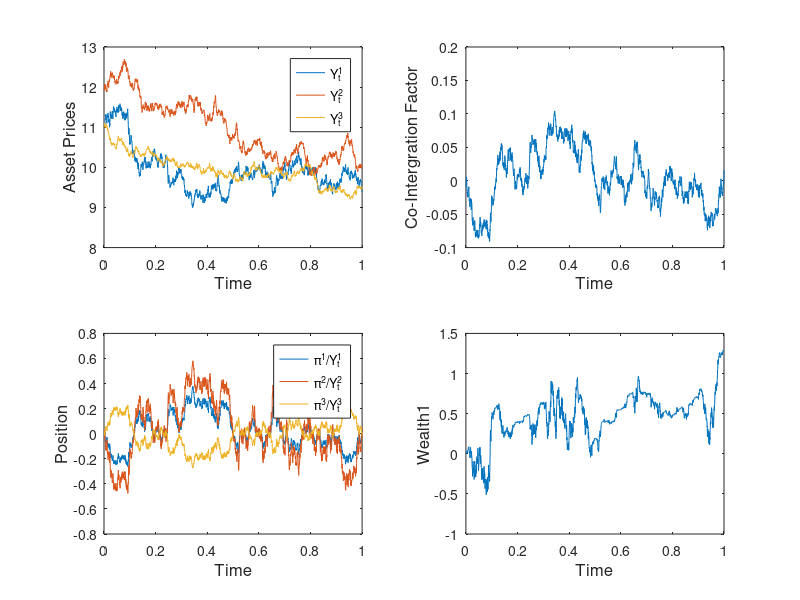
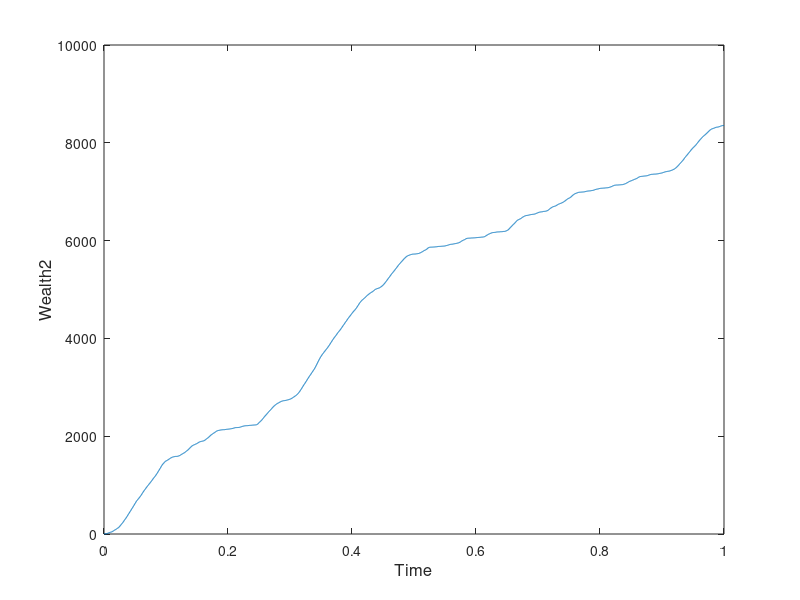
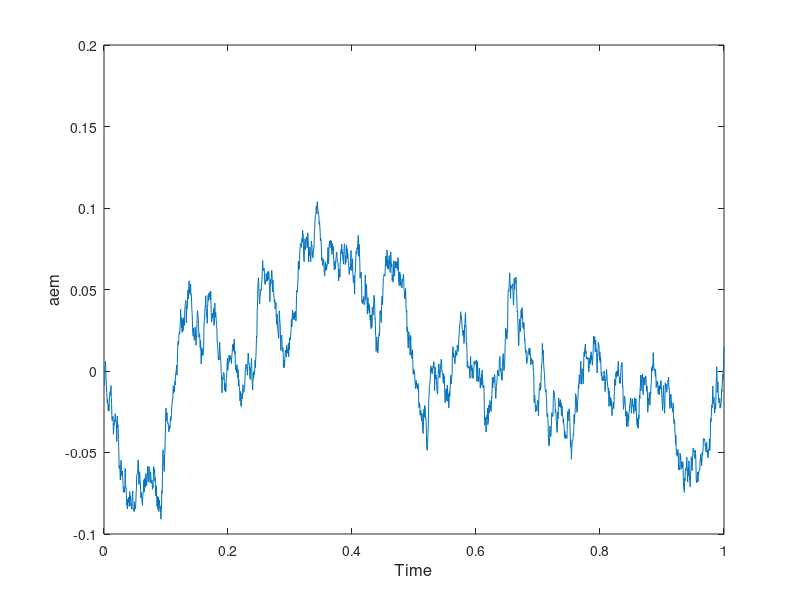

Recreate these plots in MATLAB, in order. (Note: this script raises an error after producing the figures.)
%The code incorporate ideas presented in em.m from Higham paper
randn('state',100)


delta = [1 1 0]';
a = [-1 0 1]';
a0 = 0;
sigma = [0.200 0 0;0.0375 0.1452 0;0.0250 0.0039 0.0967];
T = 1;
N = 2^13;
gamma = 0.6;

dt = T/N;
Yzero = transpose([11.10 12.00 11.00]);
dW = sqrt(dt)*randn(3,N);

omega = sigma*sigma';
kappa = -1 * delta' * a;
A = diag(a);
theta = trace(A*omega)/(2*delta'*a);


R = 4;
Dt = R*dt;
L = N/R;

Yem = zeros(3,L);
alphaem = zeros(1,L);
aem = zeros(1,L);
Ytemp = Yzero;
Yem(:,1) = Ytemp;
alphatemp = a0 + a'*log(Ytemp);
abt = alphatemp;
alphaem(1) = alphatemp;
aem(1) = abt;
piem = zeros(3,L);
piem(:,1) = (1/gamma)*(((omega^(-1))*delta)*alphatemp - a*((delta'*omega*delta)*(L*Dt*alphatemp - 0.25*trace(A*omega)*(L*Dt)^2)));
wealthem = zeros(1,L);
wealthtemp = [0 0 0]';
wealthem(1) =0 ;

for j = 1:L
    Winc = sum(dW(:,R*(j-1)+1:R*j),2);
    %pip = pitemp;
    %for k = 1:3
        %Ytemp(k) = - Ytemp(k)*((Dt*alphatemp)*(delta(k)) + sigma(k,:) * Winc -1)^-1;
    %end
    Ytemp = Ytemp + (Dt*alphatemp)*(delta.*Ytemp) + sigma * Winc.*Ytemp;
    %Ytemp = - Ytemp*((Dt*alphatemp)*(delta) + sigma * Winc-1)^-1;
    pitemp = (1/gamma)*(((omega^(-1))*delta)*alphatemp - a*((delta'*omega*delta)*((L-j)*Dt*alphatemp - 0.25*trace(A*omega)*((L-j)*Dt)^2)));
    wealthtemp = wealthtemp + pitemp'*delta*alphatemp*Dt + pitemp'*sigma * Winc;
    %wealthtemp = wealthtemp + sum(pitemp-pip,1);
    abt = abt + kappa*(theta-abt)*Dt+a'*sigma*Winc;
    alphatemp = a0 + a'*log(Ytemp);
    Yem(:,j+1) = Ytemp;
    alphaem(j+1) = alphatemp;
    aem(j+1) = abt;
    piem(:,j+1) = pitemp;
    wealthem(j+1) = sum(wealthtemp);
end

%wealth = sum(abs(piem),1);

figure

subplot(2,2,1)
for l = 1:3
    plot([0:Dt:T],[Yem(l,:)]),hold on
end
hold off
xlabel('Time','FontSize',12)
ylabel('Asset Prices','FontSize',12,'Rotation',90)
legend('Y_{t}^{1}','Y_{t}^{2}','Y_{t}^{3}')

subplot(2,2,2)
plot([0:Dt:T],alphaem)
xlabel('Time','FontSize',12)
ylabel('Co-Intergration Factor','FontSize',12,'Rotation',90)

subplot(2,2,3)
for k = 1:3
    plot([0:Dt:T],piem(k,:)./Yem(k,:)),hold on
end
hold off
legend('\pi^{1}/Y_{t}^{1}','\pi^{2}/Y_{t}^{2}','\pi^{3}/Y_{t}^{3}')
xlabel('Time','FontSize',12)
ylabel('Position','FontSize',12,'Rotation',90)

subplot(2,2,4)
plot([0:Dt:T],wealthem)
xlabel('Time','FontSize',12)
ylabel('Wealth1','FontSize',12,'Rotation',90)

figure

plot([0:Dt:T],cumsum(sum(abs(piem),1)));
xlabel('Time','FontSize',12)
ylabel('Wealth2','FontSize',12,'Rotation',90)

figure

plot([0:Dt:T],aem)
xlabel('Time','FontSize',12)
ylabel('aem','FontSize',12,'Rotation',90)

mo = varm(3,1);
esmo = estimate(mo,log(Yem'));
BB = esmo.AR{1,1};
omg2 = esmo.Covariance;
sisi = chol(omg2);
binv = (BB^(-1));
si = binv*sisi';
omg = si*si'/Dt;
%pom = omg.*(mean(Yem,2)*mean(Yem,2)');
lol = chol(omg);

kpii = binv*(eye(3)-BB)/Dt;
[uk,ek] = eig(kpii);
uuk = uk^-1;
ss = uuk * log(Yem);

cc = binv * esmo.Constant/ Dt;
BOI = (binv*(eye(3)-BB))/Dt;
var = diag(omg);

%AAPL,INTC,QCOM
